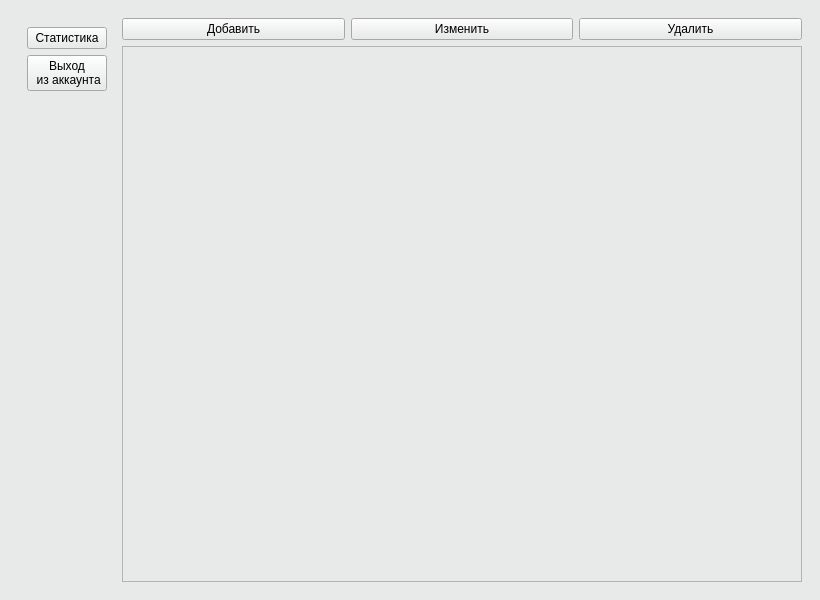
<?xml version="1.0" encoding="UTF-8"?>
<ui version="4.0">
 <class>MainWindow</class>
 <widget class="QMainWindow" name="MainWindow">
  <property name="geometry">
   <rect>
    <x>0</x>
    <y>0</y>
    <width>820</width>
    <height>600</height>
   </rect>
  </property>
  <property name="windowTitle">
   <string>MainWindow</string>
  </property>
  <property name="styleSheet">
   <string notr="true">font: 16pt &quot;Segoe UI&quot;;
background-color: rgb(232, 234, 234);</string>
  </property>
  <widget class="QWidget" name="centralwidget">
   <layout class="QGridLayout" name="gridLayout_2">
    <item row="0" column="0">
     <widget class="QStackedWidget" name="stackedWidget">
      <property name="currentIndex">
       <number>2</number>
      </property>
      <widget class="QWidget" name="auth">
       <layout class="QGridLayout" name="gridLayout">
        <item row="2" column="1">
         <spacer name="verticalSpacer">
          <property name="orientation">
           <enum>Qt::Orientation::Vertical</enum>
          </property>
          <property name="sizeHint" stdset="0">
           <size>
            <width>20</width>
            <height>40</height>
           </size>
          </property>
         </spacer>
        </item>
        <item row="0" column="1">
         <spacer name="verticalSpacer_2">
          <property name="orientation">
           <enum>Qt::Orientation::Vertical</enum>
          </property>
          <property name="sizeHint" stdset="0">
           <size>
            <width>20</width>
            <height>40</height>
           </size>
          </property>
         </spacer>
        </item>
        <item row="1" column="2">
         <spacer name="horizontalSpacer_2">
          <property name="orientation">
           <enum>Qt::Orientation::Horizontal</enum>
          </property>
          <property name="sizeHint" stdset="0">
           <size>
            <width>40</width>
            <height>20</height>
           </size>
          </property>
         </spacer>
        </item>
        <item row="1" column="1">
         <widget class="QWidget" name="AuthWidget" native="true">
          <layout class="QVBoxLayout" name="verticalLayout_2">
           <item>
            <widget class="QLineEdit" name="login">
             <property name="placeholderText">
              <string>Логин</string>
             </property>
            </widget>
           </item>
           <item>
            <widget class="QLineEdit" name="password">
             <property name="placeholderText">
              <string>Пароль</string>
             </property>
            </widget>
           </item>
           <item>
            <layout class="QHBoxLayout" name="horizontalLayout_4">
             <item>
              <widget class="QPushButton" name="enter">
               <property name="text">
                <string>Вход</string>
               </property>
              </widget>
             </item>
             <item>
              <widget class="QPushButton" name="reg_a">
               <property name="text">
                <string>Регистрация</string>
               </property>
              </widget>
             </item>
            </layout>
           </item>
           <item>
            <widget class="QLabel" name="auth_tip">
             <property name="text">
              <string/>
             </property>
             <property name="alignment">
              <set>Qt::AlignmentFlag::AlignCenter</set>
             </property>
            </widget>
           </item>
          </layout>
         </widget>
        </item>
        <item row="1" column="0">
         <spacer name="horizontalSpacer">
          <property name="orientation">
           <enum>Qt::Orientation::Horizontal</enum>
          </property>
          <property name="sizeHint" stdset="0">
           <size>
            <width>40</width>
            <height>20</height>
           </size>
          </property>
         </spacer>
        </item>
       </layout>
      </widget>
      <widget class="QWidget" name="register_2">
       <layout class="QGridLayout" name="gridLayout_3">
        <item row="1" column="1">
         <widget class="QWidget" name="w_layout" native="true">
          <layout class="QVBoxLayout" name="verticalLayout_6">
           <item>
            <widget class="QLineEdit" name="fio">
             <property name="placeholderText">
              <string>ФИО</string>
             </property>
            </widget>
           </item>
           <item>
            <widget class="QLineEdit" name="phone">
             <property name="placeholderText">
              <string>Номер телефона</string>
             </property>
            </widget>
           </item>
           <item>
            <widget class="QLineEdit" name="r_login">
             <property name="placeholderText">
              <string>Логин</string>
             </property>
            </widget>
           </item>
           <item>
            <widget class="QLineEdit" name="r_password">
             <property name="placeholderText">
              <string>Пароль</string>
             </property>
            </widget>
           </item>
           <item>
            <widget class="QComboBox" name="user_type">
             <item>
              <property name="text">
               <string>Пользователь</string>
              </property>
             </item>
             <item>
              <property name="text">
               <string>Менеджер</string>
              </property>
             </item>
             <item>
              <property name="text">
               <string>Администратор</string>
              </property>
             </item>
            </widget>
           </item>
           <item>
            <layout class="QHBoxLayout" name="horizontalLayout_5">
             <item>
              <widget class="QPushButton" name="reg">
               <property name="text">
                <string>Создать</string>
               </property>
              </widget>
             </item>
             <item>
              <widget class="QPushButton" name="cancel">
               <property name="text">
                <string>Отмена</string>
               </property>
              </widget>
             </item>
            </layout>
           </item>
          </layout>
         </widget>
        </item>
        <item row="1" column="2">
         <spacer name="horizontalSpacer_4">
          <property name="orientation">
           <enum>Qt::Orientation::Horizontal</enum>
          </property>
          <property name="sizeHint" stdset="0">
           <size>
            <width>40</width>
            <height>20</height>
           </size>
          </property>
         </spacer>
        </item>
        <item row="1" column="0">
         <spacer name="horizontalSpacer_3">
          <property name="orientation">
           <enum>Qt::Orientation::Horizontal</enum>
          </property>
          <property name="sizeHint" stdset="0">
           <size>
            <width>40</width>
            <height>20</height>
           </size>
          </property>
         </spacer>
        </item>
        <item row="2" column="1">
         <spacer name="verticalSpacer_4">
          <property name="orientation">
           <enum>Qt::Orientation::Vertical</enum>
          </property>
          <property name="sizeHint" stdset="0">
           <size>
            <width>20</width>
            <height>40</height>
           </size>
          </property>
         </spacer>
        </item>
        <item row="0" column="1">
         <spacer name="verticalSpacer_5">
          <property name="orientation">
           <enum>Qt::Orientation::Vertical</enum>
          </property>
          <property name="sizeHint" stdset="0">
           <size>
            <width>20</width>
            <height>40</height>
           </size>
          </property>
         </spacer>
        </item>
       </layout>
      </widget>
      <widget class="QWidget" name="table_page">
       <layout class="QHBoxLayout" name="horizontalLayout_2">
        <item>
         <widget class="QWidget" name="widget" native="true">
          <property name="styleSheet">
           <string notr="true">font: 12pt &quot;Segoe UI&quot;;</string>
          </property>
          <layout class="QVBoxLayout" name="verticalLayout_4">
           <item>
            <widget class="QPushButton" name="stats">
             <property name="text">
              <string>Статистика</string>
             </property>
            </widget>
           </item>
           <item>
            <widget class="QPushButton" name="logout">
             <property name="text">
              <string>Выход 
 из аккаунта</string>
             </property>
            </widget>
           </item>
           <item>
            <spacer name="verticalSpacer_3">
             <property name="orientation">
              <enum>Qt::Orientation::Vertical</enum>
             </property>
             <property name="sizeHint" stdset="0">
              <size>
               <width>20</width>
               <height>40</height>
              </size>
             </property>
            </spacer>
           </item>
          </layout>
         </widget>
        </item>
        <item>
         <layout class="QVBoxLayout" name="verticalLayout">
          <item>
           <layout class="QVBoxLayout" name="verticalLayout_3">
            <item>
             <layout class="QHBoxLayout" name="horizontalLayout">
              <item>
               <widget class="QPushButton" name="add">
                <property name="text">
                 <string>Добавить</string>
                </property>
               </widget>
              </item>
              <item>
               <widget class="QPushButton" name="change">
                <property name="text">
                 <string>Изменить</string>
                </property>
               </widget>
              </item>
              <item>
               <widget class="QPushButton" name="remove">
                <property name="text">
                 <string>Удалить</string>
                </property>
               </widget>
              </item>
             </layout>
            </item>
            <item>
             <widget class="QTableWidget" name="tableWidget"/>
            </item>
           </layout>
          </item>
         </layout>
        </item>
       </layout>
      </widget>
      <widget class="QWidget" name="stats_2">
       <layout class="QVBoxLayout" name="verticalLayout_5">
        <item>
         <layout class="QHBoxLayout" name="horizontalLayout_3">
          <item>
           <widget class="QPushButton" name="s_back">
            <property name="text">
             <string>Назад</string>
            </property>
           </widget>
          </item>
          <item>
           <widget class="QPushButton" name="pushButton_5">
            <property name="text">
             <string>Обновить</string>
            </property>
           </widget>
          </item>
         </layout>
        </item>
        <item>
         <widget class="QLabel" name="label">
          <property name="text">
           <string>Выполненых заявок: </string>
          </property>
         </widget>
        </item>
        <item>
         <spacer name="verticalSpacer_6">
          <property name="orientation">
           <enum>Qt::Orientation::Vertical</enum>
          </property>
          <property name="sizeHint" stdset="0">
           <size>
            <width>20</width>
            <height>40</height>
           </size>
          </property>
         </spacer>
        </item>
       </layout>
      </widget>
      <widget class="QWidget" name="z">
       <widget class="QWidget" name="widget_3" native="true">
        <property name="geometry">
         <rect>
          <x>140</x>
          <y>0</y>
          <width>93</width>
          <height>564</height>
         </rect>
        </property>
        <property name="styleSheet">
         <string notr="true">font: 12pt &quot;Segoe UI&quot;;</string>
        </property>
        <layout class="QVBoxLayout" name="verticalLayout_8">
         <item>
          <widget class="QPushButton" name="pushButton_9">
           <property name="text">
            <string>Заявки</string>
           </property>
          </widget>
         </item>
         <item>
          <widget class="QPushButton" name="pushButton_10">
           <property name="text">
            <string>Мастера</string>
           </property>
          </widget>
         </item>
         <item>
          <widget class="QPushButton" name="pushButton_11">
           <property name="text">
            <string>Приборы</string>
           </property>
          </widget>
         </item>
         <item>
          <widget class="QPushButton" name="pushButton_12">
           <property name="text">
            <string>Клиенты</string>
           </property>
          </widget>
         </item>
         <item>
          <widget class="QPushButton" name="logout_3">
           <property name="text">
            <string>Выход</string>
           </property>
          </widget>
         </item>
         <item>
          <spacer name="verticalSpacer_7">
           <property name="orientation">
            <enum>Qt::Orientation::Vertical</enum>
           </property>
           <property name="sizeHint" stdset="0">
            <size>
             <width>20</width>
             <height>40</height>
            </size>
           </property>
          </spacer>
         </item>
        </layout>
       </widget>
       <widget class="QWidget" name="layoutWidget_2">
        <property name="geometry">
         <rect>
          <x>320</x>
          <y>140</y>
          <width>305</width>
          <height>238</height>
         </rect>
        </property>
        <layout class="QVBoxLayout" name="verticalLayout_9">
         <item>
          <layout class="QHBoxLayout" name="horizontalLayout_6">
           <item>
            <widget class="QPushButton" name="add_3">
             <property name="text">
              <string>Добавить</string>
             </property>
            </widget>
           </item>
           <item>
            <widget class="QPushButton" name="change_3">
             <property name="text">
              <string>Изменить</string>
             </property>
            </widget>
           </item>
           <item>
            <widget class="QPushButton" name="remove_3">
             <property name="text">
              <string>Удалить</string>
             </property>
            </widget>
           </item>
          </layout>
         </item>
         <item>
          <widget class="QTableWidget" name="tableWidget_3"/>
         </item>
        </layout>
       </widget>
      </widget>
     </widget>
    </item>
   </layout>
  </widget>
 </widget>
 <resources/>
 <connections/>
</ui>
